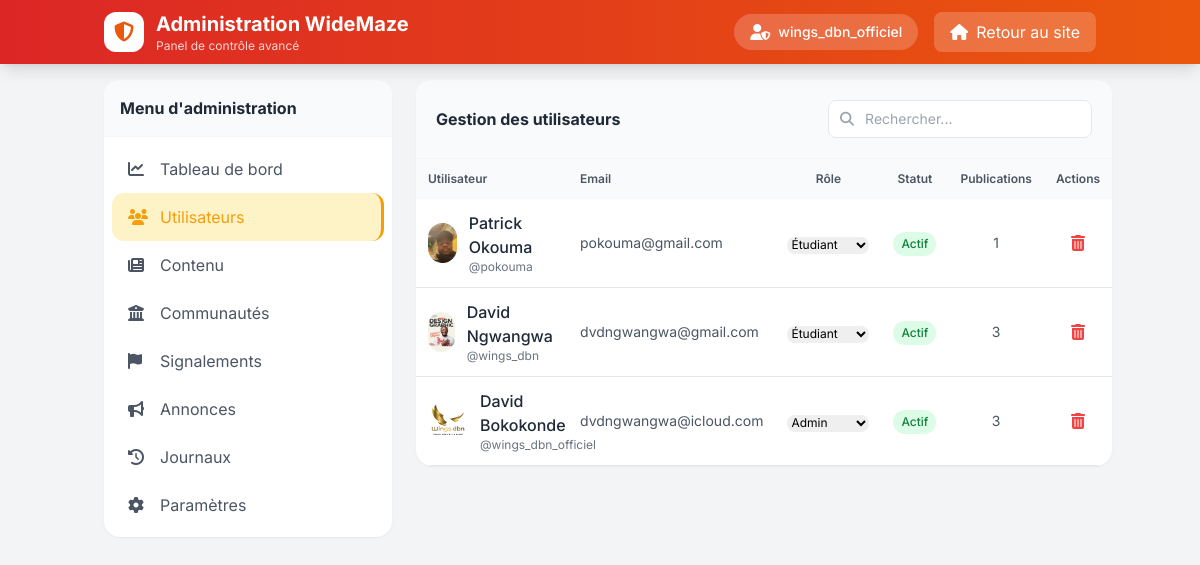
The page /admin.php?tab=users (signed in) on the database its author committed.
### tables this page shows
CREATE TABLE IF NOT EXISTS `utilisateurs` (
  `id` int UNSIGNED NOT NULL AUTO_INCREMENT,
  `surnom` varchar(30) NOT NULL,
  `email` varchar(100) NOT NULL,
  `motdepasse` varchar(255) NOT NULL,
  `prenom` varchar(20) NOT NULL,
  `nom` varchar(20) NOT NULL,
  `avatar` varchar(255) DEFAULT 'default-avatar.png',
  `cover_image` varchar(255) DEFAULT NULL,
  `bio` text,
  `posts_count` int DEFAULT '0',
  `friends_count` int DEFAULT '0',
  `universite` varchar(100) DEFAULT NULL,
  `faculte` varchar(100) DEFAULT NULL,
  `niveau_etude` varchar(50) DEFAULT NULL,
  `profession` varchar(50) DEFAULT 'Etudiant',
  `nationalite` varchar(50) DEFAULT NULL,
  `telephone` varchar(20) DEFAULT NULL,
  `datedenaissance` date DEFAULT NULL,
  `sexe` enum('Masculin','Feminin','Autre') DEFAULT 'Masculin',
  `role` enum('etudiant','professeur','admin') DEFAULT 'etudiant',
  `status` enum('Online','Offline','Away') DEFAULT 'Offline',
  `is_active` tinyint(1) DEFAULT '1',
  `is_verified` tinyint(1) DEFAULT '0',
  `failed_login_attempts` int UNSIGNED DEFAULT '0',
  `locked_until` datetime DEFAULT NULL,
  `remember_token` varchar(64) DEFAULT NULL,
  `remember_expires` datetime DEFAULT NULL,
  `last_ip` varchar(45) DEFAULT NULL,
  `last_activity` datetime DEFAULT NULL,
  `dateinscription` datetime DEFAULT CURRENT_TIMESTAMP,
  `dateconnexion` datetime DEFAULT NULL,
  `two_factor_secret` varchar(255) DEFAULT NULL,
  `created_at` timestamp NULL DEFAULT CURRENT_TIMESTAMP,
  `updated_at` timestamp NULL DEFAULT CURRENT_TIMESTAMP ON UPDATE CURRENT_TIMESTAMP,
  PRIMARY KEY (`id`),
  UNIQUE KEY `email` (`email`),
  UNIQUE KEY `surnom` (`surnom`),
  KEY `idx_email` (`email`),
  KEY `idx_role` (`role`),
  KEY `idx_universite` (`universite`),
  KEY `idx_nationalite` (`nationalite`),
  KEY `idx_status` (`status`),
  KEY `idx_is_active` (`is_active`)
);

### admin.php (the view, shortened to what this page needs)
<?php
require_once 'config.php';
$activeTab = $_GET['tab'] ?? 'dashboard';
$users = [];
try {
    $stmt = $pdo->prepare("
        SELECT u.*,
               (SELECT COUNT(*) FROM posts WHERE id_utilisateur = u.id) as posts_count,
               (SELECT COUNT(*) FROM ami WHERE (id = u.id OR idami = u.id) AND accepterami = 1) as friends_count
        FROM utilisateurs u
        ORDER BY u.id DESC
        LIMIT 50
    ");
    $stmt->execute();
    $users = $stmt->fetchAll();
} catch (PDOException $e) {
    error_log("Erreur récupération utilisateurs: " . $e->getMessage());
}
?>
<!DOCTYPE html>
<html lang="fr">
<head>
    <script src="https://cdn.tailwindcss.com"></script>
    <link rel="stylesheet" href="https://cdnjs.cloudflare.com/ajax/libs/font-awesome/6.4.0/css/all.min.css">
</head>
<body class="bg-gray-100">
    <nav class="fixed top-0 w-full bg-gradient-to-r from-red-600 to-orange-600 shadow-lg z-50">
        <div class="container mx-auto px-4 h-16 flex items-center justify-between">
            <div class="flex items-center gap-3">
                <div class="w-10 h-10 bg-white rounded-xl flex items-center justify-center">
                    <i class="fas fa-shield-alt text-orange-600 text-xl"></i>
                </div>
                <div>
                    <h1 class="text-xl font-bold text-white">Administration WideMaze</h1>
                    <p class="text-xs text-white/80">Panel de contrôle avancé</p>
                </div>
            </div>
            <div class="flex items-center gap-4">
                <div class="hidden md:flex items-center gap-2 px-4 py-2 bg-white/20 rounded-full">
                    <i class="fas fa-user-shield text-white"></i>
                    <span class="text-sm text-white font-medium"><?= htmlspecialchars($_SESSION['surnom'] ?? 'Admin') ?></span>
                </div>
                <a href="index.php" class="px-4 py-2 bg-white/20 hover:bg-white/30 text-white rounded-lg transition-colors">
                    <i class="fas fa-home mr-2"></i>Retour au site
                </a>
            </div>
        </div>
    </nav>
    <div class="container mx-auto pt-20 pb-8 px-4">
        <div class="flex flex-col lg:flex-row gap-6">
            <aside class="lg:w-72 flex-shrink-0">
                <div class="bg-white rounded-2xl shadow-sm overflow-hidden sticky top-20">
                    <div class="p-4 border-b border-gray-100 bg-gray-50">
                        <h2 class="font-bold text-gray-800">Menu d'administration</h2>
                    </div>
                    <nav class="admin-sidebar p-2">
                        <a href="?tab=dashboard" class="flex items-center gap-3 px-4 py-3 rounded-xl transition-colors <?= $activeTab === 'dashboard' ? 'active' : 'text-gray-600 hover:bg-gray-50' ?>">
                            <i class="fas fa-chart-line w-5"></i>
                            <span>Tableau de bord</span>
                        </a>
                        <a href="?tab=users" class="flex items-center gap-3 px-4 py-3 rounded-xl transition-colors <?= $activeTab === 'users' ? 'active' : 'text-gray-600 hover:bg-gray-50' ?>">
                            <i class="fas fa-users w-5"></i>
                            <span>Utilisateurs</span>
                        </a>
                        <a href="?tab=content" class="flex items-center gap-3 px-4 py-3 rounded-xl transition-colors <?= $activeTab === 'content' ? 'active' : 'text-gray-600 hover:bg-gray-50' ?>">
                            <i class="fas fa-newspaper w-5"></i>
                            <span>Contenu</span>
                        </a>
                        <a href="?tab=communities" class="flex items-center gap-3 px-4 py-3 rounded-xl transition-colors <?= $activeTab === 'communities' ? 'active' : 'text-gray-600 hover:bg-gray-50' ?>">
                            <i class="fas fa-university w-5"></i>
                            <span>Communautés</span>
                        </a>
                        <a href="?tab=reports" class="flex items-center gap-3 px-4 py-3 rounded-xl transition-colors <?= $activeTab === 'reports' ? 'active' : 'text-gray-600 hover:bg-gray-50' ?>">
                            <i class="fas fa-flag w-5"></i>
                            <span>Signalements</span>
                        </a>
                        <a href="?tab=announcements" class="flex items-center gap-3 px-4 py-3 rounded-xl transition-colors <?= $activeTab === 'announcements' ? 'active' : 'text-gray-600 hover:bg-gray-50' ?>">
                            <i class="fas fa-bullhorn w-5"></i>
                            <span>Annonces</span>
                        </a>
                        <a href="?tab=logs" class="flex items-center gap-3 px-4 py-3 rounded-xl transition-colors <?= $activeTab === 'logs' ? 'active' : 'text-gray-600 hover:bg-gray-50' ?>">
                            <i class="fas fa-history w-5"></i>
                            <span>Journaux</span>
                        </a>
                        <a href="?tab=settings" class="flex items-center gap-3 px-4 py-3 rounded-xl transition-colors <?= $activeTab === 'settings' ? 'active' : 'text-gray-600 hover:bg-gray-50' ?>">
                            <i class="fas fa-cog w-5"></i>
                            <span>Paramètres</span>
                        </a>
                    </nav>
                </div>
            </aside>
            <main class="flex-1">
                <div id="tab-users" class="tab-content <?= $activeTab === 'users' ? '' : 'hidden' ?>">
                    <div class="bg-white rounded-2xl shadow-sm overflow-hidden">
                        <div class="p-5 border-b border-gray-100 bg-gray-50 flex justify-between items-center">
                            <h3 class="font-bold text-gray-800">Gestion des utilisateurs</h3>
                            <div class="relative">
                                <i class="fas fa-search absolute left-3 top-1/2 -translate-y-1/2 text-gray-400 text-sm"></i>
                                <input type="text" id="userSearch" placeholder="Rechercher..." class="pl-9 pr-4 py-2 border rounded-lg text-sm focus:outline-none focus:border-orange-500">
                            </div>
                        </div>
                        <div class="overflow-x-auto">
                            <table class="w-full">
                                <thead class="bg-gray-50">
                                    <tr>
                                        <th class="text-left p-3 text-xs font-semibold text-gray-600">Utilisateur</th>
                                        <th class="text-left p-3 text-xs font-semibold text-gray-600">Email</th>
                                        <th class="text-center p-3 text-xs font-semibold text-gray-600">Rôle</th>
                                        <th class="text-center p-3 text-xs font-semibold text-gray-600">Statut</th>
                                        <th class="text-center p-3 text-xs font-semibold text-gray-600">Publications</th>
                                        <th class="text-center p-3 text-xs font-semibold text-gray-600">Actions</th>
                                    </tr>
                                </thead>
                                <tbody id="usersTableBody">
                                    <?php foreach ($users as $user): ?>
                                    <tr class="border-b hover:bg-gray-50 transition-colors">
                                        <td class="p-3">
                                            <div class="flex items-center gap-3">
                                                <img src="<?= AVATAR_URL . htmlspecialchars($user['avatar'] ?? 'default.jpg') ?>" class="w-10 h-10 rounded-full object-cover">
                                                <div>
                                                    <p class="font-medium text-gray-800"><?= htmlspecialchars($user['prenom'] . ' ' . $user['nom']) ?></p>
                                                    <p class="text-xs text-gray-500">@<?= htmlspecialchars($user['surnom']) ?></p>
                                                </div>
                                            </div>
                                        </td>
                                        <td class="p-3 text-sm text-gray-600"><?= htmlspecialchars($user['email']) ?></td>
                                        <td class="p-3 text-center">
                                            <form method="POST" class="inline-block">
                                                <select name="role" onchange="this.form.submit()" class="text-xs rounded-lg border-gray-200 focus:border-orange-500">
                                                    <option value="etudiant" <?= $user['role'] === 'etudiant' ? 'selected' : '' ?>>Étudiant</option>
                                                    <option value="admin" <?= $user['role'] === 'admin' ? 'selected' : '' ?>>Admin</option>
                                                </select>
                                            </form>
                                        </td>
                                        <td class="p-3 text-center">
                                            <form method="POST" class="inline-block">
                                                <button type="submit" class="px-2 py-1 rounded-full text-xs font-medium <?= $user['is_active'] ? 'bg-green-100 text-green-700' : 'bg-red-100 text-red-700' ?>">
                                                    <?= $user['is_active'] ? 'Actif' : 'Suspendu' ?>
                                                </button>
                                            </form>
                                        </td>
                                        <td class="p-3 text-center text-sm text-gray-600"><?= $user['posts_count'] ?? 0 ?></td>
                                        <td class="p-3 text-center">
                                            <button onclick="confirmDeleteUser(<?= $user['id'] ?>, '<?= addslashes($user['surnom']) ?>')"
                                                    class="text-red-500 hover:text-red-700 transition-colors">
                                                <i class="fas fa-trash-alt"></i>
                                            </button>
                                        </td>
                                    </tr>
                                    <?php endforeach; ?>
                                </tbody>
                            </table>
                        </div>
                    </div>
                </div>
            </main>
        </div>
    </div>
</body>
</html>

### admin.php (style rules this page uses)
.admin-sidebar a.active { background-color: #fef3c7; color: #f59e0b; border-right: 3px solid #f59e0b; }
.tab-content { animation: fadeIn 0.3s ease-out; }

### rows shown on the page
utilisateurs: avatar (picture), prenom+nom "Patrick Okouma", surnom "pokouma", email "pokouma@gmail.com", role "Étudiant", is_active "Actif", posts_count "1"
utilisateurs: avatar (picture), prenom+nom "David Ngwangwa", surnom "wings_dbn", email "dvdngwangwa@gmail.com", role "Étudiant", is_active "Actif", posts_count "3"
utilisateurs: avatar (picture), prenom+nom "David Bokokonde", surnom "wings_dbn_officiel", email "dvdngwangwa@icloud.com", role "Admin", is_active "Actif", posts_count "3"

### other values the page prints
$_SESSION['surnom'] "wings_dbn_officiel"
